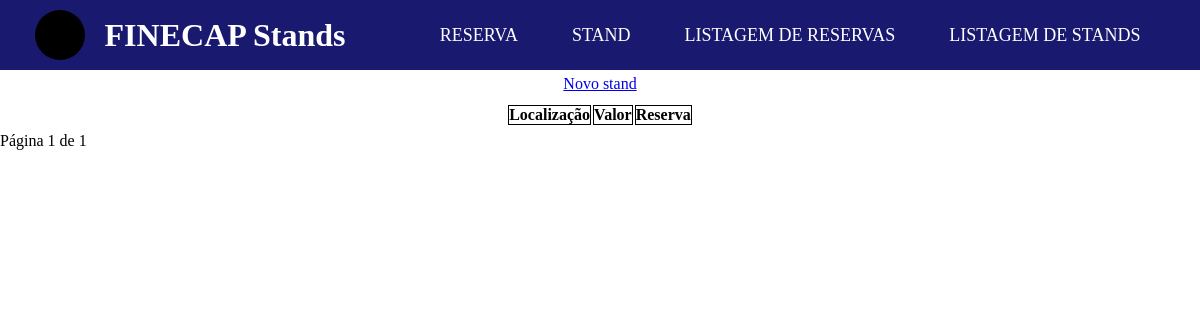
Before: /stand/listar/ with the older database file.
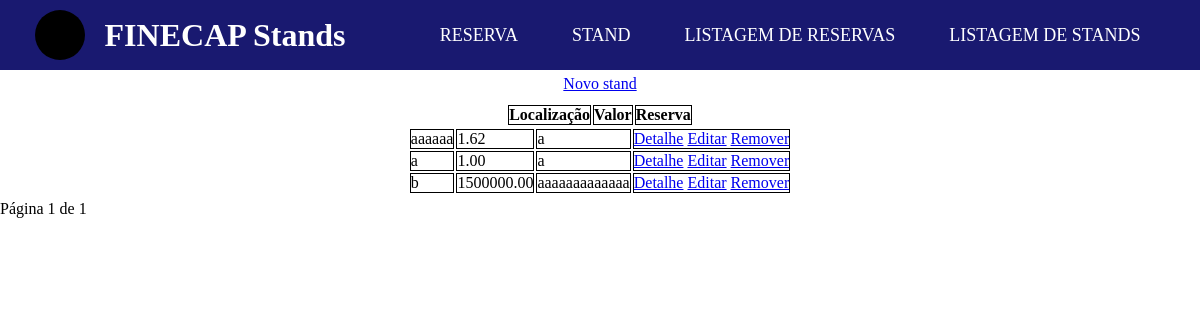
After: the same page with the newer database file.
### FINECAP/models.py (models this page shows)
class Stand(models.Model):
    localizacao = models.CharField(max_length=150)
    valor = models.DecimalField(max_digits=10, decimal_places=2)
    reserva = models.ForeignKey(Reserva, on_delete=models.CASCADE)

class Reserva(models.Model):
    cnpj = models.CharField(max_length=12)
    nome_empresa = models.CharField(max_length=150)
    categoria_empresa = models.CharField(max_length=50)
    quitado = models.BooleanField()
    def __str__(self):
        return self.nome_empresa

### FINECAP/views.py (the view)
# urls.py: path('stand/listar/', views.stand_listarView.as_view(), name='stand_listar'),
class stand_listarView(generic.ListView):
    model = Stand
    template_name = "FINECAP/listagem_stand.html"
    context_object_name = 'stands'
    paginate_by = 5

### FINECAP/templates/FINECAP/listagem_stand.html (shortened to what this page needs)
{% extends 'base.html' %}
{% block center %}
<a href="{% url 'stand_criar' %}" class="center">Novo stand</a>
<table class="center">
    <thead>
        <tr>
            <th>Localização</th>
            <th>Valor</th>
            <th>Reserva</th>
        </tr>
        <tbody>
            {% for stand in stands %}
            <tr>
                <td>{{ stand.localizacao }}</td>
                <td>{{ stand.valor }}</td>
                <td>{{ stand.reserva }}</td>
                <td>
                    <a href="{% url 'stand_detalhe' stand.id %}">Detalhe</a>
                    <a href="{% url 'stand_editar' stand.id %}">Editar</a>
                    <a href="{% url 'stand_remover' stand.id %}">Remover</a>
                </td>
            </tr>
            {% endfor %}
        </tbody>
    </thead>
</table>
<div>
    Página {{ page_obj.number }} de {{ page_obj.paginator.num_pages }}
 </div>
{% endblock %}

Changed rows visible on the page:
added Stand: localizacao "aaaaaa", valor "1.62", reserva "a"
added Stand: localizacao "a", valor "1.00", reserva "a"
added Stand: localizacao "b", valor "1500000.00", reserva "aaaaaaaaaaaaa"
